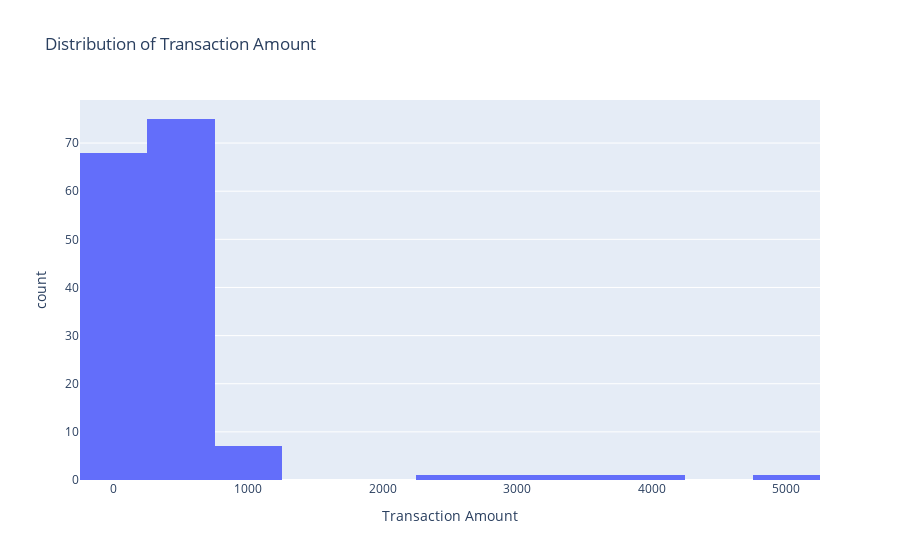

The notebook cell saved with this chart:
### Code cell
#plot 4: Distribution of Transaction Amount 
fig = px.histogram(fraud, x='amount', nbins=20,
                   title='Distribution of Transaction Amount',
                   labels={'amount': 'Transaction Amount'} )
fig.show()

### Figure 1 — Plotly figure (JSON) as saved in the notebook; plotly's stock layout.template omitted (floating-point values rounded to 4 significant figures; data arrays with more than 128 entries replaced by an {"elided": "..."} marker saying what was removed)
{"data": [{"alignmentgroup": "True", "bingroup": "x", "hovertemplate": "Transaction Amount=%{x}<br>count=%{y}<extra></extra>", "legendgroup": "", "marker": {"color": "#636efa", "pattern": {"shape": ""}}, "name": "", "nbinsx": 20, "offsetgroup": "", "orientation": "v", "showlegend": false, "type": "histogram", "x": {"elided": "155 float values"}, "xaxis": "x", "yaxis": "y"}], "layout": {"barmode": "relative", "legend": {"tracegroupgap": 0}, "title": {"text": "Distribution of Transaction Amount"}, "xaxis": {"anchor": "y", "domain": [0, 1], "title": {"text": "Transaction Amount"}}, "yaxis": {"anchor": "x", "domain": [0, 1], "title": {"text": "count"}}}}
